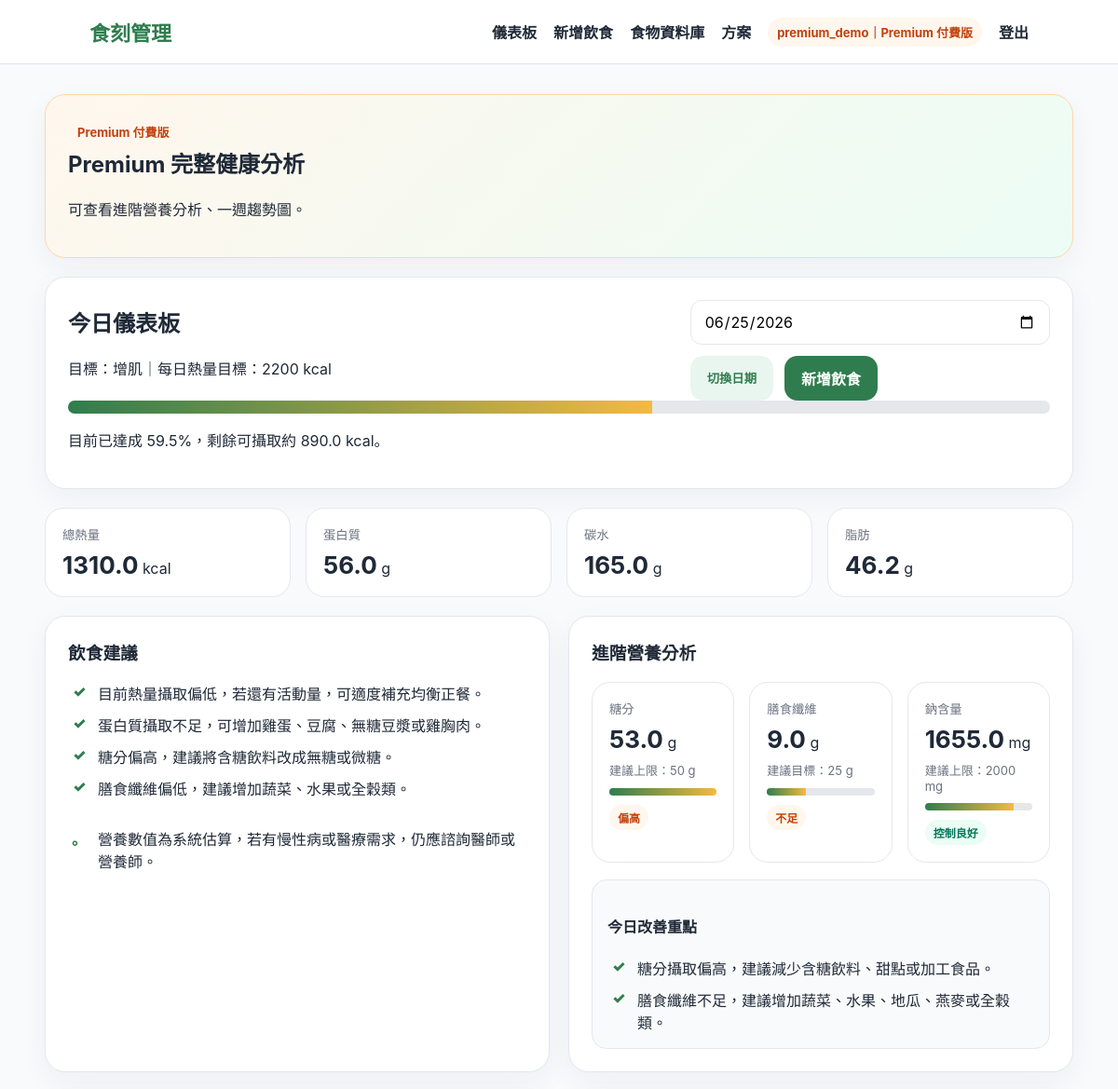
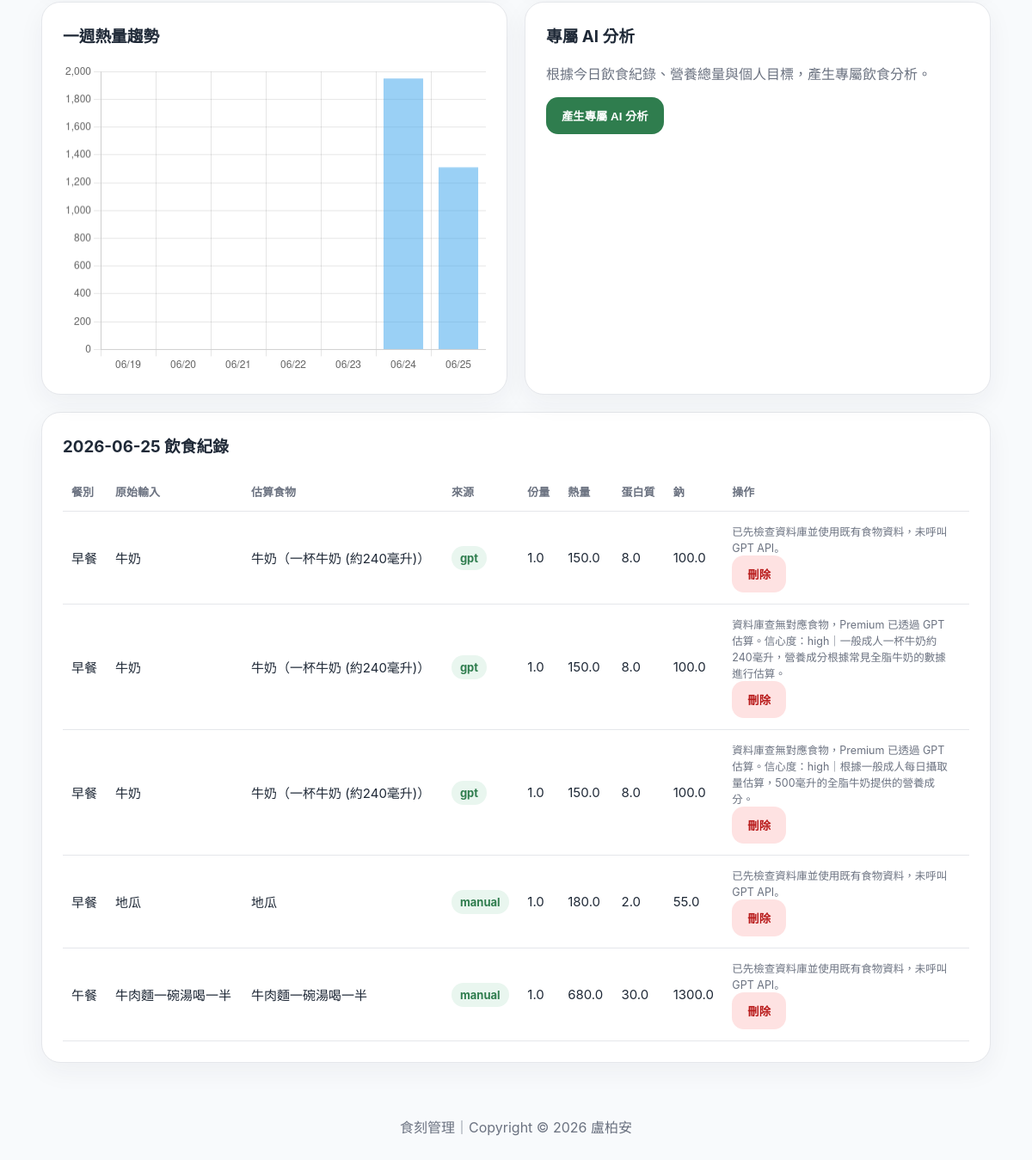
/dashboard (signed in), run on the app's committed database (2 pictures, top to bottom).
### tables this page shows
CREATE TABLE users (
            id INTEGER PRIMARY KEY AUTOINCREMENT,
            username TEXT UNIQUE NOT NULL,
            password_hash TEXT NOT NULL,
            plan TEXT DEFAULT 'free',
            height REAL DEFAULT 170,
            weight REAL DEFAULT 65,
            goal TEXT DEFAULT '維持健康',
            daily_calorie_goal INTEGER DEFAULT 1800,
            protein_goal INTEGER DEFAULT 70,
            sodium_limit INTEGER DEFAULT 2000,
            created_at TEXT DEFAULT CURRENT_TIMESTAMP
        );

CREATE TABLE food_logs (
            id INTEGER PRIMARY KEY AUTOINCREMENT,
            user_id INTEGER NOT NULL,
            food_id INTEGER NOT NULL,
            meal_type TEXT NOT NULL,
            quantity REAL DEFAULT 1,
            log_date TEXT NOT NULL,
            original_input TEXT DEFAULT '',
            note TEXT DEFAULT '',
            created_at TEXT DEFAULT CURRENT_TIMESTAMP,
            FOREIGN KEY (user_id) REFERENCES users(id),
            FOREIGN KEY (food_id) REFERENCES foods(id)
        );

CREATE TABLE foods (
            id INTEGER PRIMARY KEY AUTOINCREMENT,
            name TEXT UNIQUE NOT NULL,
            calories REAL NOT NULL,
            protein REAL DEFAULT 0,
            carbs REAL DEFAULT 0,
            fat REAL DEFAULT 0,
            sugar REAL DEFAULT 0,
            fiber REAL DEFAULT 0,
            sodium REAL DEFAULT 0,
            source TEXT DEFAULT 'manual',
            input_key TEXT DEFAULT NULL,
            estimate_json TEXT DEFAULT ''
        );

### app.py (the view)
@app.route("/dashboard")
@login_required
def dashboard():
    target_date = request.args.get("date", date.today().isoformat())
    return render_template("dashboard.html", **build_dashboard_context(target_date))

### app.py (called while the page is built)
def get_plan_name(plan: str | None) -> str:
    return "Premium 付費版" if plan == "premium" else "Free 免費版"

def is_premium_user(user: sqlite3.Row | None) -> bool:
    return bool(user and user["plan"] == "premium")

def get_db() -> sqlite3.Connection:
    if "db" not in g:
        g.db = sqlite3.connect(DATABASE)
        g.db.row_factory = sqlite3.Row
    return g.db

def login_required(view):
    @wraps(view)
    def wrapped_view(**kwargs):
        if session.get("user_id") is None:
            return redirect(url_for("login"))
        return view(**kwargs)
    return wrapped_view

@app.before_request
def load_logged_in_user() -> None:
    user_id = session.get("user_id")
    g.user = None if user_id is None else get_db().execute("SELECT * FROM users WHERE id = ?", (user_id,)).fetchone()
    g.is_premium = is_premium_user(g.user)
    g.plan_name = get_plan_name(g.user["plan"] if g.user else None)

@app.context_processor
def inject_helpers():
    return {"plan_name": get_plan_name}

def summarize_logs(user_id: int, target_date: str) -> dict:
    rows = get_db().execute("""
        SELECT fl.*, f.name, f.calories, f.protein, f.carbs, f.fat, f.sugar, f.fiber, f.sodium, f.source, f.estimate_json
        FROM food_logs fl JOIN foods f ON fl.food_id = f.id
        WHERE fl.user_id = ? AND fl.log_date = ?
        ORDER BY fl.created_at DESC
    """, (user_id, target_date)).fetchall()
    totals = {"calories": 0, "protein": 0, "carbs": 0, "fat": 0, "sugar": 0, "fiber": 0, "sodium": 0}
    for row in rows:
        qty = row["quantity"]
        for key in totals:
            totals[key] += float(row[key]) * qty
    return {"rows": rows, "totals": totals}

### templates/dashboard.html (shortened to what this page needs)
{% extends "base.html" %}
{% block content %}
<div class="card plan-banner {{ 'premium-banner' if is_premium else 'free-banner' }}">
    <div>
        <span class="badge {{ 'badge-premium' if is_premium else 'badge-free' }}">{{ g.plan_name }}</span>
        <h2>{{ 'Premium 完整健康分析' if is_premium else 'Free 基本健康紀錄' }}</h2>
        <p>
            {% if is_premium %}
                可查看進階營養分析、一週趨勢圖。
            {% else %}
                提供基本飲食紀錄與熱量統計。
            {% endif %}
        </p>
    </div>
</div>
<div class="card">
    <div style="display:flex;justify-content:space-between;gap:16px;align-items:center;flex-wrap:wrap;">
        <div>
            <h2>今日儀表板</h2>
            <p>目標：{{ g.user['goal'] }}｜每日熱量目標：{{ g.user['daily_calorie_goal'] }} kcal</p>
        </div>
        <form method="get" class="actions" style="margin:0;">
            <input type="date" name="date" value="{{ target_date }}">
            <button class="btn btn-secondary" type="submit">切換日期</button>
            <a class="btn btn-primary" href="{{ url_for('add_log') }}">新增飲食</a>
        </form>
    </div>
    <div class="progress" title="熱量進度">
        <span style="width: {{ calorie_percent }}%"></span>
    </div>
    <p>目前已達成 {{ calorie_percent }}%，剩餘可攝取約 {{ remaining|round(0) }} kcal。</p>
</div>
<div class="kpis" style="margin:20px 0;">
    <div class="kpi"><small>總熱量</small><strong>{{ totals.calories|round(0) }}</strong> kcal</div>
    <div class="kpi"><small>蛋白質</small><strong>{{ totals.protein|round(1) }}</strong> g</div>
    <div class="kpi"><small>碳水</small><strong>{{ totals.carbs|round(1) }}</strong> g</div>
    <div class="kpi"><small>脂肪</small><strong>{{ totals.fat|round(1) }}</strong> g</div>
</div>
<div class="grid grid-2">
    <div class="card">
        <h3>飲食建議</h3>
        <ul class="clean">
            {% for item in advice %}
                <li>{{ item }}</li>
            {% endfor %}
            <br>
        </ul>
        <ul class="list">
            <li>營養數值為系統估算，若有慢性病或醫療需求，仍應諮詢醫師或營養師。</li>
        </ul>
    </div>
    {% if is_premium %}
    <div class="card">
        <h3>進階營養分析</h3>
        {% set sugar_limit = 50 %}
        {% set fiber_goal = 25 %}
        {% set sodium_limit = g.user['sodium_limit'] %}
        <div class="kpis" style="grid-template-columns:repeat(3,1fr);">
            <div class="kpi">
                <small>糖分</small>
                <strong>{{ totals.sugar|round(1) }}</strong> g
                <p class="nutrient-target">建議上限：{{ sugar_limit }} g</p>
                <div class="mini-progress">
                    <span style="width: {{ [totals.sugar / sugar_limit * 100, 100] | min }}%"></span>
                </div>
                {% if totals.sugar > sugar_limit %}
                    <span class="status-badge status-warning">偏高</span>
                {% else %}
                    <span class="status-badge status-good">控制良好</span>
                {% endif %}
            </div>
            <div class="kpi">
                <small>膳食纖維</small>
                <strong>{{ totals.fiber|round(1) }}</strong> g
                <p class="nutrient-target">建議目標：{{ fiber_goal }} g</p>
                <div class="mini-progress">
                    <span style="width: {{ [totals.fiber / fiber_goal * 100, 100] | min }}%"></span>
                </div>
                {% if totals.fiber >= fiber_goal %}
                    <span class="status-badge status-good">已達標</span>
                {% else %}
                    <span class="status-badge status-warning">不足</span>
                {% endif %}
            </div>
            <div class="kpi">
                <small>鈉含量</small>
                <strong>{{ totals.sodium|round(0) }}</strong> mg
                <p class="nutrient-target">建議上限：{{ sodium_limit }} mg</p>
                <div class="mini-progress">
                    <span style="width: {{ [totals.sodium / sodium_limit * 100, 100] | min }}%"></span>
                </div>
                {% if totals.sodium > sodium_limit %}
                    <span class="status-badge status-danger">偏高</span>
                {% else %}
                    <span class="status-badge status-good">控制良好</span>
                {% endif %}
            </div>
        </div>
        <div class="nutrition-summary" style="margin-top:18px;">
            <h4>今日改善重點</h4>
            <ul class="clean">
                {% if totals.sugar > sugar_limit %}
                    <li>糖分攝取偏高，建議減少含糖飲料、甜點或加工食品。</li>
                {% endif %}
                {% if totals.fiber < fiber_goal %}
                    <li>膳食纖維不足，建議增加蔬菜、水果、地瓜、燕麥或全穀類。</li>
                {% endif %}
            </ul>
        </div>
    </div>
    {% else %}
    <div class="card locked-card">
        <h3>進階營養分析</h3>
        <p>糖分、纖維、鈉含量等完整飲食風險提醒為 Premium 功能。</p>
        <a class="btn btn-secondary" href="{{ url_for('plans') }}">查看 Premium 方案</a>
    </div>
    {% endif %}
</div>
<div class="grid grid-2" style="margin-top:20px;">
    <div class="card">
        <h3>一週熱量趨勢</h3>
        <canvas id="calorieChart" height="220"></canvas>
    </div>
        {% if is_premium %}
        <div class="card">
            <h3>專屬 AI 分析</h3>
            <p style="color:var(--muted);">
                根據今日飲食紀錄、營養總量與個人目標，產生專屬飲食分析。
            </p>
            <form method="post" action="{{ url_for('ai_analysis') }}">
                <button class="btn btn-primary" type="submit">產生專屬 AI 分析</button>
            </form>
        </div>
        {% endif %}
</div>
<div class="card" style="margin-top:20px;">
    <h3>{{ target_date }} 飲食紀錄</h3>
    {% if logs %}
    <div class="table-wrap">
        <table>
            <thead>
                <tr>
                    <th>餐別</th><th>原始輸入</th><th>估算食物</th><th>來源</th><th>份量</th><th>熱量</th><th>蛋白質</th><th>鈉</th><th>操作</th>
                </tr>
            </thead>
            <tbody>
                {% for row in logs %}
                <tr>
                    <td>{{ row.meal_type }}</td>
                    <td>{{ row.original_input or "-" }}</td>
                    <td>{{ row.name }}</td>
                    <td><span class="badge">{{ row.source }}</span></td>
                    <td>{{ row.quantity }}</td>
                    <td>{{ (row.calories * row.quantity)|round(0) }}</td>
                    <td>{{ (row.protein * row.quantity)|round(1) }}</td>
                    <td>{{ (row.sodium * row.quantity)|round(0) }}</td>
                    <td>
                        <small style="display:block;color:var(--muted);max-width:260px;">{{ row.note }}</small>
                        <form method="post" action="{{ url_for('delete_log', log_id=row.id) }}">
                            <button class="btn btn-danger" type="submit">刪除</button>
                        </form>
                    </td>
                </tr>
                {% endfor %}
            </tbody>
        </table>
    </div>
    {% else %}
        <p>這一天還沒有飲食紀錄。</p>
    {% endif %}
</div>
<script>
const ctx = document.getElementById('calorieChart');
new Chart(ctx, {
    type: 'bar',
    data: {
        labels: {{ week_labels|tojson }},
        datasets: [{
            label: '每日熱量 kcal',
            data: {{ week_calories|tojson }}
        }]
    },
    options: {
        responsive: true,
        plugins: { legend: { display: false } },
        scales: { y: { beginAtZero: true } }
    }
});
</script>
{% endblock %}

### templates/base.html (shortened to what this page needs)
<!doctype html>
<html lang="zh-Hant">
<head>
    <link rel="stylesheet" href="{{ url_for('static', filename='style.css') }}">
</head>
<body>
    <nav class="navbar">
        <a class="brand" href="{{ url_for('index') }}">食刻管理</a>
        <div class="navlinks">
            {% if g.user %}
                <a href="{{ url_for('dashboard') }}">儀表板</a>
                <a href="{{ url_for('add_log') }}">新增飲食</a>
                <a href="{{ url_for('foods') }}">食物資料庫</a>
                <a href="{{ url_for('plans') }}">方案</a>
                <span class="badge {{ 'badge-premium' if g.is_premium else 'badge-free' }}">{{ g.user['username'] }}｜{{ g.plan_name }}</span>
                <a href="{{ url_for('logout') }}">登出</a>
            {% else %}
                <a href="{{ url_for('plans') }}">方案</a>
                <a href="{{ url_for('login') }}">登入</a>
                <a class="btn btn-primary" href="{{ url_for('register') }}">開始使用</a>
            {% endif %}
        </div>
    </nav>
    <main class="container">
        {% block content %}{% endblock %}
    </main>
    <footer class="footer">食刻管理｜Copyright © 2026 盧柏安</footer>
</body>
</html>

### static/style.css (style rules this page uses)
:root { --green: #2f7d4e; --light-green: #e9f6ef; --yellow: #f4b942; --orange: #f97316; --blue: #2563eb; --text: #1f2937; --muted: #6b7280; --border: #e5e7eb; --bg: #f8fafc; --card: #ffffff; }
* { box-sizing: border-box; }
body { margin: 0; font-family: -apple-system, BlinkMacSystemFont, "Segoe UI", "Noto Sans TC", "Microsoft JhengHei", sans-serif; color: var(--text); background: var(--bg); }
.navbar { display: flex; justify-content: space-between; align-items: center; padding: 18px 8vw; background: rgba(255,255,255,0.92); border-bottom: 1px solid var(--border); position: sticky; top: 0; z-index: 10; backdrop-filter: blur(12px); }
.brand { font-weight: 800; font-size: 22px; color: var(--green); text-decoration: none; }
.navlinks { display: flex; gap: 18px; align-items: center; }
.navlinks a { color: var(--text); text-decoration: none; font-weight: 600; }
.container { width: min(1120px, 92vw); margin: 32px auto; }
.actions { display: flex; flex-wrap: wrap; gap: 12px; margin-top: 24px; }
.btn { border: 0; display: inline-flex; align-items: center; justify-content: center; padding: 12px 18px; border-radius: 14px; text-decoration: none; font-weight: 700; cursor: pointer; transition: transform 0.12s ease, opacity 0.12s ease; }
.btn-primary { background: var(--green); color: white; }
.btn-secondary { background: var(--light-green); color: var(--green); }
.btn-danger { background: #fee2e2; color: #b91c1c; }
.grid { display: grid; gap: 20px; }
.grid-2 { grid-template-columns: repeat(2, minmax(0, 1fr)); }
.card { background: var(--card); border: 1px solid var(--border); border-radius: 22px; padding: 24px; box-shadow: 0 10px 30px rgba(31, 41, 55, 0.05); }
.card h2, .card h3 { margin-top: 0; }
.kpis { display: grid; grid-template-columns: repeat(4, minmax(0, 1fr)); gap: 16px; }
.kpi { background: white; border: 1px solid var(--border); border-radius: 20px; padding: 18px; }
.kpi small { display: block; color: var(--muted); margin-bottom: 8px; }
.kpi strong { font-size: 26px; }
.progress { height: 14px; background: #e5e7eb; border-radius: 999px; overflow: hidden; }
.progress span { display: block; height: 100%; background: linear-gradient(90deg, var(--green), var(--yellow)); }
input, select, textarea { width: 100%; padding: 12px 14px; border: 1px solid var(--border); border-radius: 12px; font: inherit; background: white; }
.table-wrap { overflow-x: auto; }
table { width: 100%; border-collapse: collapse; font-size: 15px; }
th, td { padding: 13px 10px; border-bottom: 1px solid var(--border); text-align: left; }
th { color: var(--muted); font-size: 13px; white-space: nowrap; }
.badge { display: inline-flex; padding: 6px 10px; border-radius: 999px; background: var(--light-green); color: var(--green); font-weight: 700; font-size: 13px; }
ul.clean { list-style: none; padding: 0; margin: 0; display: grid; gap: 10px; }
ul.list { list-style: none; padding: 0; margin: 0; display: grid; gap: 10px; }
ul.clean li, ul.list li { display: flex; align-items: flex-start; }
ul.clean li::before, ul.list li::before { display: inline-block; width: 24px; flex-shrink: 0; color: var(--green); font-weight: 900; margin-right: 8px; text-align: center; }
ul.clean li::before { content: "✓"; }
ul.list li::before { content: "。"; }
.footer { text-align: center; color: var(--muted); padding: 30px; }
.plan-banner { margin-bottom: 20px; display: flex; justify-content: space-between; align-items: center; gap: 16px; flex-wrap: wrap; }
.premium-banner { background: linear-gradient(135deg, #fff7ed, #ecfdf5); border-color: #fed7aa; }
.badge-premium { background: #fff7ed; color: #c2410c; }
.nutrient-target { margin: 8px 0; font-size: 13px; color: var(--muted); }
.mini-progress { height: 8px; background: #e5e7eb; border-radius: 999px; overflow: hidden; margin: 10px 0; }
.mini-progress span { display: block; height: 100%; background: linear-gradient(90deg, var(--green), var(--yellow)); }
.status-badge { display: inline-flex; padding: 5px 9px; border-radius: 999px; font-size: 12px; font-weight: 700; }
.status-good { background: #ecfdf5; color: #047857; }
.status-warning { background: #fff7ed; color: #c2410c; }
.nutrition-summary { padding: 16px; border-radius: 16px; background: #f9fafb; border: 1px solid var(--border); }

### data on the page
users: user.username "premium_demo", user.goal "增肌", user.daily_calorie_goal "2200", sodium_limit "2000"
food_logs: meal_type "早餐", original_input "牛奶", name "牛奶（一杯牛奶 (約240毫升)）", source "gpt", quantity "1.0", note "已先檢查資料庫並使用既有食物資料，未呼叫 GPT API。"
foods: (row.calories*row.quantity)|round(0) "150.0", (row.protein*row.quantity)|round(1) "8.0", (row.sodium*row.quantity)|round(0) "100.0"
food_logs: meal_type "早餐", original_input "牛奶", name "牛奶（一杯牛奶 (約240毫升)）", source "gpt", quantity "1.0", note "資料庫查無對應食物，Premium 已透過 GPT 估算。信心度：high｜一般成人一杯牛奶約240毫升，營養成分根據常見全脂牛奶的數據進行估算。"
food_logs: meal_type "早餐", original_input "牛奶", name "牛奶（一杯牛奶 (約240毫升)）", source "gpt", quantity "1.0", note "資料庫查無對應食物，Premium 已透過 GPT 估算。信心度：high｜根據一般成人每日攝取量估算，500毫升的全脂牛奶提供的營養成分。"
food_logs: meal_type "早餐", original_input "地瓜", name "地瓜", source "manual", quantity "1.0", note "已先檢查資料庫並使用既有食物資料，未呼叫 GPT API。"
foods: (row.calories*row.quantity)|round(0) "180.0", (row.protein*row.quantity)|round(1) "2.0", (row.sodium*row.quantity)|round(0) "55.0"
food_logs: meal_type "午餐", original_input "牛肉麵一碗湯喝一半", name "牛肉麵一碗湯喝一半", source "manual", quantity "1.0", note "已先檢查資料庫並使用既有食物資料，未呼叫 GPT API。"
foods: (row.calories*row.quantity)|round(0) "680.0", (row.protein*row.quantity)|round(1) "30.0", (row.sodium*row.quantity)|round(0) "1300.0"

### other printed values
{{ g.plan_name }} "Premium 付費版"
{{ 'Premium 完整健康分析' if is_premium else 'Free 基本健康紀錄' }} "Premium 完整健康分析"
{{ calorie_percent }} "59.5"
{{ remaining|round(0) }} "890.0"
{{ totals.calories|round(0) }} "1310.0"
{{ totals.protein|round(1) }} "56.0"
{{ totals.carbs|round(1) }} "165.0"
{{ totals.fat|round(1) }} "46.2"
{{ item }} "目前熱量攝取偏低，若還有活動量，可適度補充均衡正餐。" "蛋白質攝取不足，可增加雞蛋、豆腐、無糖豆漿或雞胸肉。" "糖分偏高，建議將含糖飲料改成無糖或微糖。" "膳食纖維偏低，建議增加蔬菜、水果或全穀類。"
{{ totals.sugar|round(1) }} "53.0"
{{ sugar_limit }} "50"
{{ totals.fiber|round(1) }} "9.0"
{{ fiber_goal }} "25"
{{ totals.sodium|round(0) }} "1655.0"
{{ target_date }} "2026-06-25"
